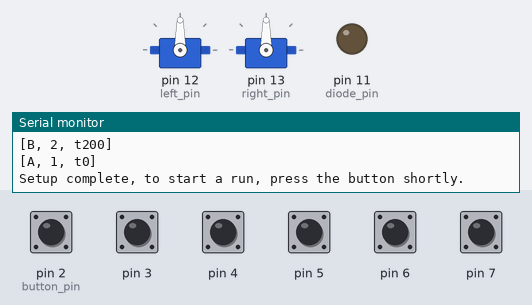
Bench run of a sketch on a simulated Arduino Uno, built with avr-gcc and run on an emulated ATmega328P. Parts: 2 × servo, output pins drawn as LEDs (lit = HIGH), the last lines printed to the serial monitor. The inputs (shaded band) are chosen by the test bench; at power-on: pin 2 (button_pin), pin 3–7 HIGH.

Above: at 1.4 s.
1.5 s: pin 2 (button_pin) pulled LOW for 0.15 s
At 2.1 s:
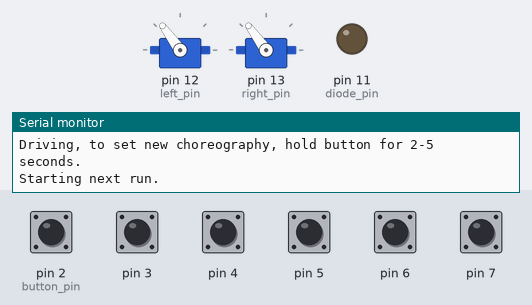
3.1 s: pin 5 pulled LOW for 0.15 s
At 4.2 s:
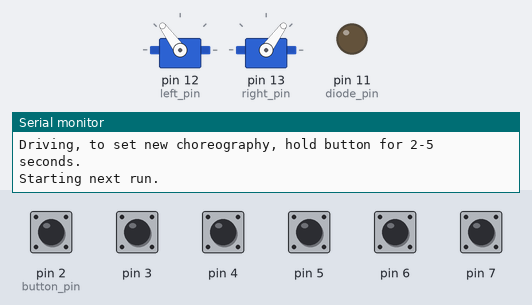
4.7 s: pin 3 pulled LOW for 0.15 s
At 5.7 s:
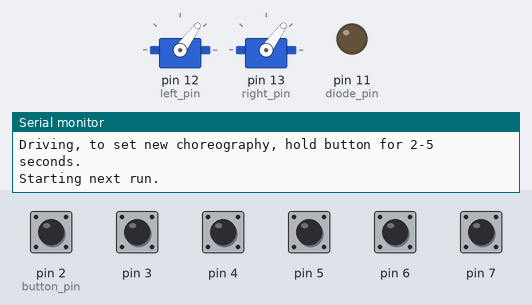
6.5 s: pin 5 pulled LOW for 1 s
At 6.8 s:
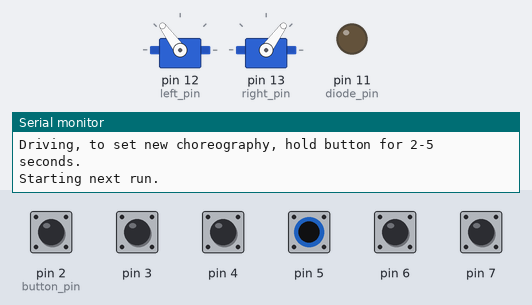
9.0 s: pin 4 pulled LOW for 0.15 s
At 9.07 s:
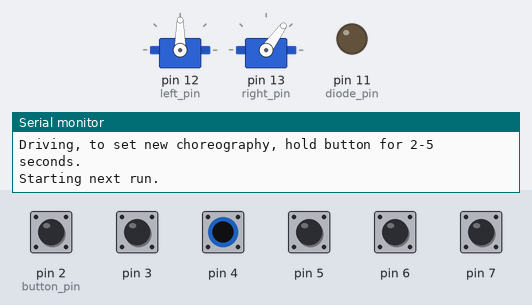
10.6 s: pin 6 pulled LOW for 0.15 s
At 10.67 s:
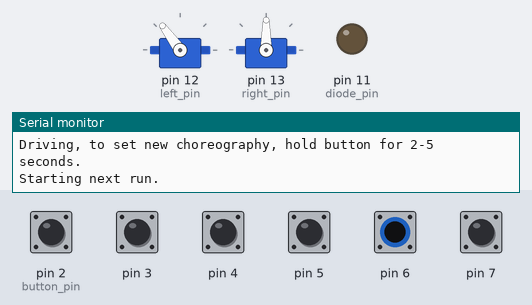
Timing chart, 0 to 13.2 s (numbered marks = the images above; inputs shaded):
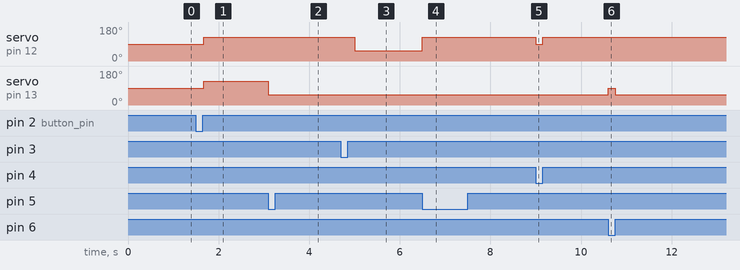

Measured:
- after the input at 1.5 s, servo on pin 12 (left_pin), servo on pin 13 (right_pin): 90° → 126° after 0.17 s
- after the input at 3.1 s, servo on pin 13 (right_pin): 126° → 54° at once
- after the input at 4.7 s, servo on pin 12 (left_pin): 126° → 54° after 0.30 s
- after the input at 6.5 s, servo on pin 12 (left_pin): 54° → 126° at once
- after the input at 9.0 s, servo on pin 12 (left_pin): 126° → 90° at once, → 126° 0.15 s later
- after the input at 10.6 s, servo on pin 13 (right_pin): 54° → 90° at once, → 54° 0.15 s later

The sketch:

dance.ino
```cpp
#include <EEPROM.h>
#include "Enums.cpp"
#include "Button.cpp"
#include "Sensors.cpp"
#include "Movement.cpp"
#include "Itinerary.cpp"
#include "MoveManager.cpp"
#include "Driver.cpp"


const int left_pin = 12;
const int right_pin = 13;
const int button_pin = 2;
const int diode_pin = 11;

Movement *mov;
Sensors *sens;
Button button;
Itinerary itin;
MoveManager *move_manager;
Driver *driver;
int state = st_parsing;
bool dioda = false;
const char* choreo = "1AN b2 t0 c3 t100 d4 t150 c3 t200 b2 t200 a1 t0";
//const char* choreo = "A1N c2 t120";

void init_pins() {
  mov->attach(left_pin, right_pin);
  // pins
  pinMode(button_pin, INPUT_PULLUP);
  pinMode(diode_pin, OUTPUT);
  pinMode(3, INPUT_PULLUP);
  pinMode(4, INPUT_PULLUP);
  pinMode(5, INPUT_PULLUP);
  pinMode(6, INPUT_PULLUP);
  pinMode(7, INPUT_PULLUP);
}

void init_choreography() {
  Serial.println("Reading from EEPROM");
  char * err_msg;
  EEPROMReader prom_reader;
  if (itin.parse_input(prom_reader, &err_msg) != r_ok) {
    // Parsing from EEPROM failed, parse the default choreo
    Serial.println(err_msg);
    Serial.println("EEPROM choreo not found - using default:");
    StringReader def_reader(choreo);
    if (itin.parse_input(def_reader, &err_msg) != r_ok) {
      Serial.println(err_msg);
      Serial.println("FATAL ERROR, DEFAULT CHOREOGRAPHY DOES NOT WORK");
    }
  }
  else{
    Serial.println("EEPROM choreo loaded:");
  }
  itin.print_to_serial();
}

void setup() {
  // put your setup code here, to run once:
  Serial.begin(9600);
  Serial.println("Setup start.");

  mov = new Movement();
  sens = new Sensors();
  move_manager = new MoveManager(mov, sens);

  init_pins();

  init_choreography();

  driver = new Driver(&itin, move_manager, &button);
  driver->init_from_itin();

  Serial.println("Setup complete, to start a run, press the button shortly.");
}

int stage = 0;
void loop() {
  // update info from ir sensors
  sens->update();
  // button press makes something happen..
  button.notify_actual_state(!digitalRead(button_pin));


  if (state == st_parsing) {
    if (button.was_unpressed()) {
      if (button.was_over_5_pressed()) {
        // clear EEPROM
        Serial.println("EEPROM cleared.");
        for (int i = 0 ; i < EEPROM.length() ; i++) {
          EEPROM.update(i, 255);
        }
      }
      else {
        // Start driving
        Serial.println("Driving, to set new choreography, hold button for 2-5 seconds.");
        driver->init_from_itin();
        driver->drive_immediately();
        state = st_driving;
      }
    }

    if(Serial.available() > 0){
      String fromSerial = Serial.readString();
      // +2 for magic number 0 at index 0 and \0 at the end of the string
      if (fromSerial.length() + 2 >= EEPROM.length()) {
        Serial.println("String too long for EEPROM!");
        return;
      }

      char * err_msg;
      char * charString = fromSerial.c_str();
      StringReader reader{charString};
      if (itin.parse_input(reader, &err_msg) != r_ok) {
        Serial.println(err_msg);
      }
      else {
        // Set magic number
        EEPROM.update(0,0);
        int eeprom_len = EEPROM.length();
        int i = 1;
        for (; *charString != '\0'; charString++, i++) {
          EEPROM.update(i, *charString);
        }

        EEPROM.update(i, '\0');
        Serial.println("Got the following choreography:");
        itin.print_to_serial();
      }
    }
  }
  else {
    if (button.was_2_to_5_pressed()) {
      Serial.println("Ready to receive new choreography.");
      button.reset_memory();
      driver->init_from_itin();
      state = st_parsing;
      return;
    }
    driver->loop();

  }

  button.reset_memory();
}


// Diode usage
/*if(button.was_2_to_5_pressed() ){
  if(dioda){
    digitalWrite(diode_pin, HIGH);
    }
  else {
    digitalWrite(diode_pin, LOW);
  }
  dioda = !dioda;
}*/
```

Button.cpp
```cpp
#ifndef Button_c
#define Button_c

#include <Arduino.h>
#include "Enums.cpp"

class Button {
public:

      Button(){
        is_pressed_ = false;
        was_pressed_ = false;
        was_unpressed_ = false;
        was_2_to_5_pressed_ = false;
        was_over_5_pressed_ = false;
      }

      void notify_actual_state(bool is_pressed_now){
        if(!is_pressed_ && is_pressed_now)
        {
          was_pressed_ = true;
          PressedTime = millis();
        }
        else if(is_pressed_ && !is_pressed_now)
        {
          was_unpressed_ = true;

          unsigned long CurrentTime = millis();

          unsigned long ElapsedTime = CurrentTime - PressedTime;
          if (ElapsedTime > 2000 && ElapsedTime < 5000){
            was_2_to_5_pressed_ = true;
          }
          else if(ElapsedTime >= 5000) {
            was_over_5_pressed_ = true;
          }

        }


        is_pressed_ = is_pressed_now;
      }

      bool was_pressed(){
        return was_pressed_;
      }

      bool was_unpressed(){
        return was_unpressed_;
      }

      bool was_2_to_5_pressed(){
        return was_2_to_5_pressed_;
      }

      bool was_over_5_pressed() {
        return was_over_5_pressed_;
      }


      void reset_memory(){
        was_pressed_ = false;
        was_unpressed_ = false;
        was_2_to_5_pressed_ = false;
        was_over_5_pressed_ = false;
      }

private:
  bool is_pressed_;
  bool was_pressed_;
  bool was_2_to_5_pressed_;
  bool was_over_5_pressed_;
  bool was_unpressed_;
  unsigned long PressedTime = millis();
  };

  #endif // Button_c
```

Enums.cpp
```cpp
#ifndef Enums_c
#define Enums_c

//TODO: Change to enum class

enum result {r_ok, r_err, r_eof};
enum headings { north = 0, west, south, east, num_headings};
enum sensor {f_left = 0, c_left = 1, center = 2, c_right = 3, f_right = 4};
enum states{ st_parsing = 0, st_driving};
enum speeds{ stopped = 0, slow = 30, medium = 50, faster = 80, fast = 100};

#endif // Enums_c
```

Itinerary.cpp
```cpp
#ifndef Itinerary_c
#define Itinerary_c

#include <Arduino.h>
#include "Enums.cpp"
#include "Reader.cpp"

class Point {
public:
  byte col,row;

  Point()
    :Point(0,0)
  {

  }

  Point(byte col, byte row)
    :col(col), row(row)
  {

  }

  byte col_dist_to(Point p) {
    return p.col - col;
  }

  byte y_dist_to(Point p) {
    return p.row - row;
  }
};

class Waypoint {
public:
  Point pt;
  bool col_first;
  unsigned tim;

  Waypoint()
    :pt(), col_first(false), tim(0)
  {

  }

  Waypoint(Point pt, bool col_first, unsigned tim)
    :pt(pt), col_first(col_first), tim(tim)
  {

  }

  void print_to_serial() {
    Serial.print('[');
    if (col_first) {
      Serial.print(char('A' + pt.col));
      Serial.print(", ");
      Serial.print(1 + pt.row);
    }
    else {
      Serial.print(1 + pt.row);
      Serial.print(", ");
      Serial.print(char('A' + pt.col));
    }
    Serial.print(", t");
    Serial.print(tim);
    Serial.print(']');
  }
};

class Waypoint_Node {
public:
  Waypoint wp;
  Waypoint_Node * next;

  Waypoint_Node(Waypoint wp, Waypoint_Node * next)
    :wp(wp), next(next)
  {

  }
};

class Itinerary {
public:
  result parse_input(Reader &in, const char ** error_msg) {
    if (!in.move_next()) {
      *error_msg = "Unexpected empty input";
      return r_err;
    }

    Waypoint n_start_wp;
    headings n_start_heading;
    Waypoint_Node *n_point_list;
    if (get_starting_state(in, n_start_wp, n_start_heading, error_msg) != r_ok) {
      return r_err;
    }

    result res;
    Point new_point;
    bool new_col_first;
    unsigned new_tim;
    Waypoint_Node ** next_link = &n_point_list;
    while ((res = get_next_target(in, new_point, new_col_first, new_tim, error_msg)) == r_ok) {
      *next_link = new Waypoint_Node(Waypoint(new_point, new_col_first, new_tim), nullptr);
      next_link = &((*next_link)->next);
    }

    if (res == r_ok || res == r_eof) {
      start_wp_ = n_start_wp;
      start_head_ = n_start_heading;
      point_list_ = n_point_list;
      target_ = point_list_;
      return r_ok;
    }
    else {
      delete_list(n_point_list);
      return r_err;
    }
  }

  Itinerary()
    :point_list_(nullptr), start_wp_(Point(0, 0), false, 0), start_head_(north), target_(nullptr)
  {

  }


  ~Itinerary() {
    delete_list(point_list_);
  }


  Waypoint get_start_waypoint() const {
    return start_wp_;
  }

  headings get_start_heading() const {
    return start_head_;
  }

  Waypoint get_target_waypoint() const {
    return target_->wp;
  }

  bool advance_waypoint() {
    if (target_) {
      target_ = target_->next;
    }
    return target_ != nullptr;
  }

  void reset() {
    target_ = point_list_;
  }

  void print_to_serial() {
    Serial.print("Starting position: ");
    start_wp_.print_to_serial();
    Serial.println();

    for (Waypoint_Node * c_node = point_list_; c_node; c_node = c_node->next) {
      c_node->wp.print_to_serial();
      Serial.println();
    }
  }
private:

  Waypoint_Node * point_list_;

  Waypoint start_wp_;
  headings start_head_;

  Waypoint_Node * target_;

  Itinerary(const Itinerary &other) = delete;
  Itinerary & operator =(const Itinerary &other) = delete;

  static result skip_whitespace(Reader &in) {
    if (in.get_current() == '\0') {
      return r_eof;
    }

    while (isSpace(in.get_current())) {
      if (!in.move_next()) {
        return r_eof;
      }
    }
    return r_ok;
  }

  static result get_number(Reader &in, unsigned &number, const char **error_msg) {
    number = 0;

    if (!isDigit(in.get_current())) {
      Serial.println(in.get_current());
      *error_msg = "Expected number";
      return r_err;
    }

    while (isDigit(in.get_current())) {
      number = 10 * number + (in.get_current() - '0');
      if (!in.move_next()) {
        break;
      }
    }
    return r_ok;
  }

  static result get_heading(Reader &in, headings &head, const char **error_msg) {
    char c = in.get_current();
    switch (c) {
      case 'n':
      case 'N':
        head = north;
        break;
      case 'e':
      case 'E':
        head = east;
        break;
      case 's':
      case 'S':
        head = south;
        break;
      case 'w':
      case 'W':
        head = west;
        break;
      default:
        *error_msg = "Unknown heading, expected [nN]|[eE]|[sS]|[wW]";
        return r_err;
    }
    in.move_next();
    return r_ok;
  }

  static result get_char_pos(Reader &in, byte &pos, const char **error_msg) {
    char char_pos = in.get_current();

    if (!isAlpha(char_pos)) {
      *error_msg = "Unknown character, expected a-iA-I";
      return r_err;
    }

    if (isLowerCase(char_pos)) {
      pos = char_pos - 'a';
    }
    else if (isUpperCase(char_pos)) {
      pos = char_pos - 'A';
    }
    else {
      *error_msg = "Unknown character, expected a-iA-I";
      return r_err;
    }

    if (pos > 8) {
      *error_msg = "Position out of range a-iA-I";
      return r_err;
    }

    in.move_next();
    return r_ok;
  }

  static result get_number_pos(Reader &in, byte &pos, const char ** error_msg) {
    unsigned new_num;
    if (get_number(in, new_num, error_msg) != r_ok) {
      return r_err;
    }
    if (new_num < 1 || 9 < new_num) {
      *error_msg = "Position out of range 1-9";
      return r_err;
    }
    //Offset to 0 based indexing
    new_num -= 1;
    pos = (byte)new_num;
    return r_ok;
  }

  static result get_time(Reader &in, unsigned &number, const char ** error_msg) {
    if (in.get_current() != 't' && in.get_current() != 'T') {
      *error_msg = "Expected t/T time delimiter";
      number = 0;
      return r_err;
    }
    //Skip T
    if (!in.move_next()) {
      *error_msg = "Unexpected end of input1";
      return r_err;
    }

    if (skip_whitespace(in) != r_ok) {
      *error_msg = "Unexpected end of input2";
      return r_err;
    }
    return get_number(in, number, error_msg);
  }

  static result get_starting_state(Reader &in, Waypoint &starting_wp, headings &head, const char **error_msg) {
    if (skip_whitespace(in) != r_ok) {
      *error_msg = "Unexpected end of input3";
      return r_err;
    }

    if (get_pos(in, starting_wp.pt, starting_wp.col_first, error_msg) != r_ok) {
      return r_err;
    }

    if (skip_whitespace(in) != r_ok) {
      *error_msg = "Unexpected end of input4";
      return r_err;
    }
    if (get_heading(in, head, error_msg) != r_ok) {
      return r_err;
    }
    return r_ok;
  }

  static result get_next_target(Reader &in, Point &next_target, bool &col_first, unsigned &tar_time, const char ** error_msg) {
    if (in.get_current() != '\0' && !isSpace(in.get_current())) {
      Serial.print(byte(in.get_current()));
      Serial.print(in.text_position());
      *error_msg = "Expected whitespace";
      return r_err;
    }

    if (skip_whitespace(in) == r_eof) {
      return r_eof;
    }

    if (get_pos(in, next_target, col_first, error_msg) != r_ok) {
      return r_err;
    }

    if (skip_whitespace(in) != r_ok) {
      *error_msg = "Unexpected end of input5";
      return r_err;
    }

    if (get_time(in, tar_time, error_msg) != r_ok) {
      return r_err;
    }
    return r_ok;
  }

  static result get_pos(Reader &in, Point &pos, bool &col_first, const char ** error_msg) {
    if (isAlpha(in.get_current())) {
      col_first = true;
      if (get_char_pos(in, pos.col, error_msg) != r_ok) {
        return r_err;
      }

      if (skip_whitespace(in) != r_ok) {
        *error_msg = "Unexpected end of input6";
        return r_err;
      }

      if (get_number_pos(in, pos.row, error_msg) != r_ok) {
        return r_err;
      }
    }
    else {
      col_first = false;
      if (get_number_pos(in, pos.row, error_msg) != r_ok) {
        return r_err;
      }

      if (skip_whitespace(in) != r_ok) {
        *error_msg = "Unexpected end of input7";
        return r_err;
      }
      if (get_char_pos(in, pos.col, error_msg) != r_ok) {
        return r_err;
      }
    }
    return r_ok;
  }

  void delete_list(Waypoint_Node *point_list) {
    while (point_list) {
      Waypoint_Node * to_delete = point_list;
      point_list = point_list->next;
      delete(to_delete);
    }
  }
};

#endif // Itinerary_c
```

MoveManager.cpp
```cpp
#ifndef MoveManager_c
#define MoveManager_c

#include <Arduino.h>
#include "Movement.cpp"
#include "Sensors.cpp"
#include "Enums.cpp"

class MoveManager
{
public:
  MoveManager(Movement *mov, Sensors *sens):mov(mov),sens(sens)
  {
  }

  void SetHeading(int heading)
  {
    actual_heading = heading;
  }

  bool move_forward(int segments)
  {
    // Initialization
    if(forward_segments == -1)
    {
      forward_segments = segments;
    }

    if(forward_segments > 0)
    {
      drive_forward();
      if((sens->changed_to_black(f_left) && sens->is_white(f_right)) || (sens->changed_to_black(f_right) && sens->is_white(f_left)) || (sens->changed_to_black(f_right) && sens->changed_to_black(f_left)))
      {
        --forward_segments;
        if(forward_segments == 0)
        {
          forward_finish_time = millis();
          for (int i = 0; i < num_headings; ++i)
            actual_crossroad[i] = false;
        }
      }
    }
    else
    {
      // Move a bit further to get middle on the crossroad

      if(sens->is_black(f_left))
        actual_crossroad[(actual_heading + 1) % num_headings] = true;

      if(sens->is_black(f_right))
        actual_crossroad[(actual_heading - 1) % num_headings] = true;

      drive_forward();

      if(millis() - forward_finish_time > 300)
      {
        // if the middle is on the crossroad
        actual_crossroad[actual_heading] = sens->is_black(c_left) || sens->is_black(center) || sens->is_black(c_right);
        actual_crossroad[(actual_heading + 2) % num_headings] = true;
        reset();
      }
    }

    return forward_segments == -1;
  }

  bool rotate_left(int quarters)
  {
    if (rotate_cross_lines == 0)
    {
      if (quarters == 0)
        return true;

      for (int i = 1; i <= num_headings; ++i)
      {
        if(actual_crossroad[(actual_heading + i) % num_headings])
          rotate_cross_lines +=  quarters / 4 + (quarters % 4 >= i) ? 1 : 0;
      }

      actual_heading = (actual_heading + quarters) % num_headings;
    }

    if(turn_left())
    {
      reset();
      return true;
    }
    return false;
  }

  bool rotate_right(int quarters)
  {
    if (rotate_cross_lines == 0)
    {
      if (quarters == 0)
        return true;

      for (int i = 1; i <= num_headings; ++i)
      {
        if(actual_crossroad[(actual_heading - i + 4) % num_headings])
          rotate_cross_lines +=  quarters / 4 + ((quarters % 4 >= i) ? 1 : 0);
      }

      actual_heading = (actual_heading - quarters + 4) % num_headings;
    }

    if(turn_right())
    {
      reset();
      return true;
    }
    return false;
  }

  // Interupt current movement and reset variables - if movement is finished by itself, no need to call
  // Can break actual_heading if used during rotation
  void reset()
  {
    mov->stop();
    forward_segments = -1;
    rotate_cross_lines = 0;
    forward_counter = 0;
  }

  int get_forward_segments() const {
    return forward_segments;
  }

private:
  // Forward variables
  int forward_segments = -1;    // Remaining segments for forward move
  int forward_counter = 0;      // Updates used for moving behing finish crossroad - should be changed to timer
  unsigned long forward_finish_time = 0; // Timer for moving behing finish crossroad

  // Rotating variable
  int rotate_cross_lines = 0; // Lines to be crossed by center sensor during rotation

  // Navigation variables
  int actual_heading = 0;   // actual heading of the robot based on rotating and init heading
  bool actual_crossroad[num_headings] = { true, true, true, true};    // Crossroad shape - initial shape assumed full crossroad

  Movement *mov;
  Sensors *sens;

  void drive_forward() {
    // TODO left_forward and right_forward seems to be broken
    if(sens->is_black(c_left) && sens->is_white(f_left))
    {
      mov->left_forward(faster, stopped);
    }
    else if(sens->is_black(c_right) && sens->is_white(f_right))
    {
      mov->right_forward(faster, stopped);
    }
    else
    {
      mov->forward(faster);
    }
  }

  bool turn_left() {
    mov->left_inplace(faster);
    if (sens->changed_to_black(center))
      --rotate_cross_lines;
    return rotate_cross_lines <= 0;
  }

  bool turn_right() {
    mov->right_inplace(faster);
    if (sens->changed_to_black(center))
      --rotate_cross_lines;
    return rotate_cross_lines <= 0;
  }
};

#endif // MoveManager_c
```

Source omitted: Movement.cpp (1714 bytes), Reader.cpp (1864 bytes), Sensors.cpp (864 bytes), Driver.cpp (10301 bytes)
